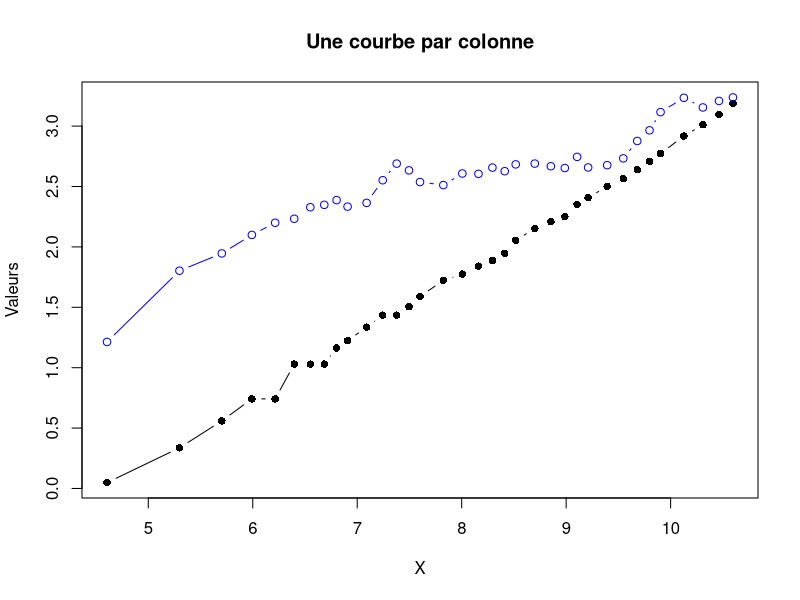
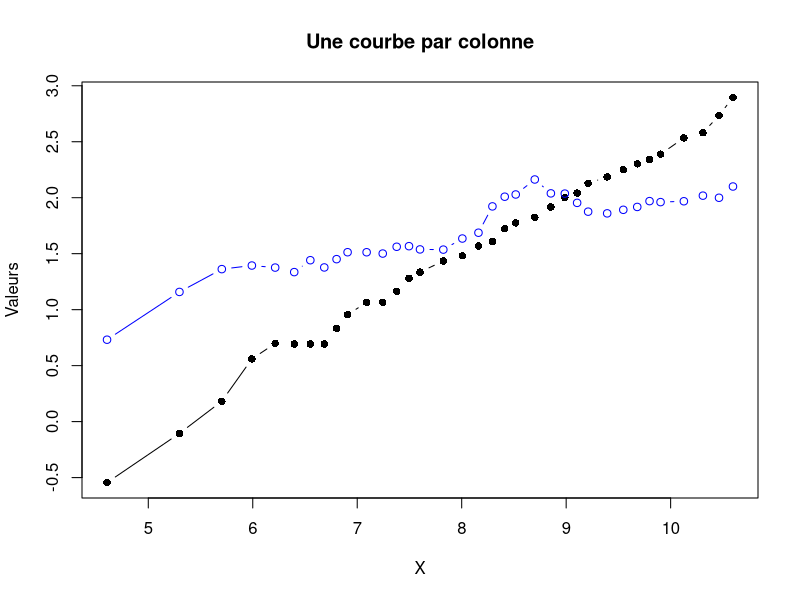
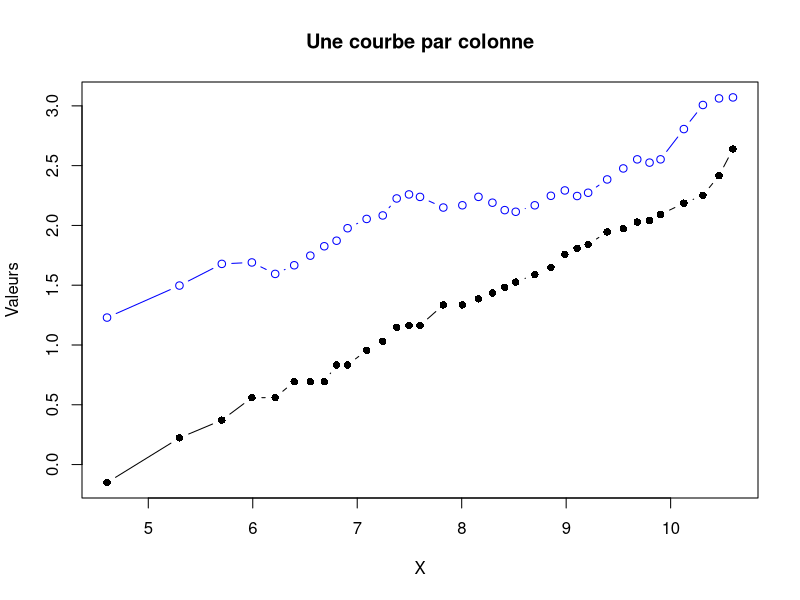
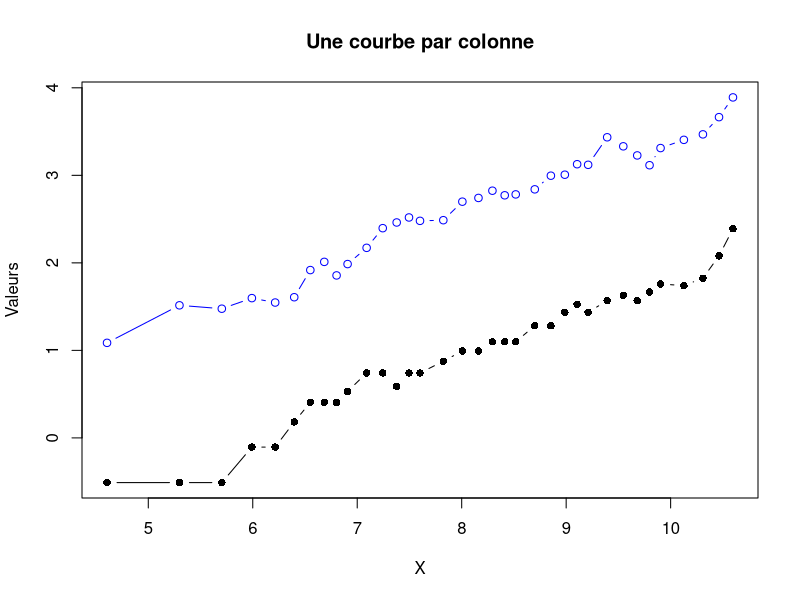
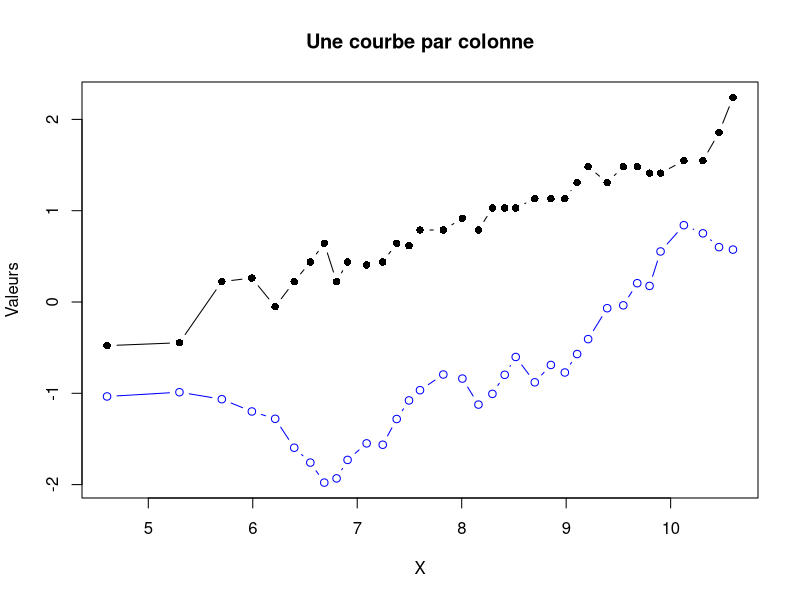

Source code (R) for these figures, in order:

df <- read.csv2("../Semicond.csv")
x <- log(df[[1]])
n = length(x)
for(i in 1:length(df[-1])){
  y_col <- log(df[-1][,i])
  y = c(y_col[1],y_col[2:n]-y_col[1:(n-1)])
  delta_t = c(x[1],x[2:n]-x[1:(n-1)])
  mu =  y_col[n]/x[n]
  sigma = sqrt(1/n*sum(((y-mu*delta_t)^2)/delta_t))
  sim <- rnorm(n, mean = mu*delta_t, sd = sigma*sqrt(delta_t))
  y_sim =cumsum(sim)
  matplot(
    x, y_col,
    type = "b",
    pch = 16,
    lty = 1,
    xlab = "X",
    ylab = "Valeurs",
    main = "Une courbe par colonne",
    ylim= c(min(y_col,y_sim),max(y_col,y_sim)))
  lines(x,y_sim,col ='blue',type = 'b')
}